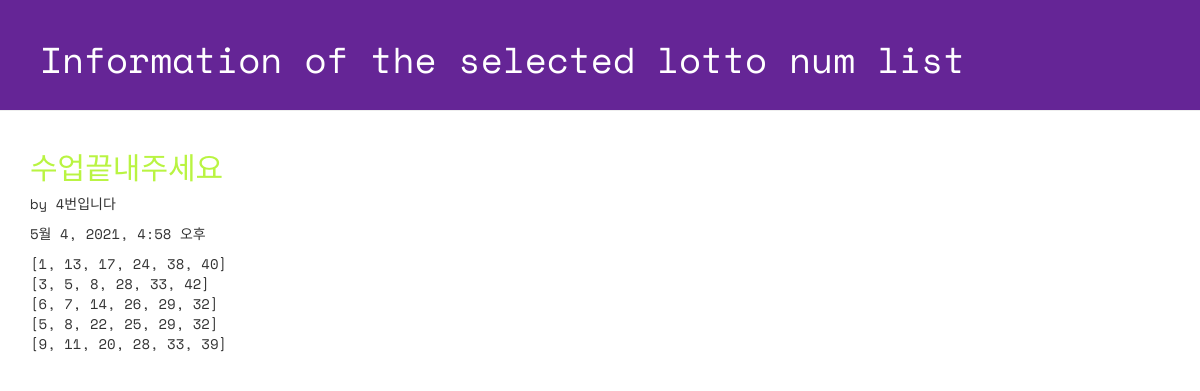
/lotto/4/detail/, run on the app's committed database.
### lotto/models.py (models this page shows, shortened)
class GuessNumbers(models.Model):
    name = models.CharField(max_length=24)
    text = models.CharField(max_length=255)
    lottos = models.CharField(max_length=255, default='[1, 2, 3, 4, 5, 6]')
    num_lottos = models.IntegerField(default=5)
    update_date = models.DateTimeField()

### lotto/views.py (the view)
# urls.py: path('lotto/<int:lottokey>/detail/', views.detail, name='detail'),
def detail(request, lottokey):
    lotto = GuessNumbers.objects.get(pk=lottokey)
    return render(request, 'lotto/detail.html', {'lotto':lotto})

### lotto/templates/lotto/detail.html (shortened to what this page needs)
<!DOCTYPE html>
{% load staticfiles %}
<html lang="ko">
<head>
 <link rel="stylesheet" href="//maxcdn.bootstrapcdn.com/bootstrap/3.2.0/css/bootstrap.min.css">
 <link rel="stylesheet" href="//maxcdn.bootstrapcdn.com/bootstrap/3.2.0/css/bootstrap-theme.min.css">
 <link rel="stylesheet" href="{% static 'css/lotto.css'%}">
</head>
<body>
  <div class="page-header">
  <h1>
    <a href="{% url 'index' %}" style="text-decoration: none; color: white;">
      Information of the selected lotto num list
    </a>
  </h1>
  </div>
 <div class="container lotto">
 <h2>{{ lotto.text }}</h2>
 <p> by {{ lotto.name }}</p>
 <p> {{ lotto.update_date }}</p>
 <p> {{ lotto.lottos | linebreaksbr }}</p>
 </div>
</body>
</html>

### lotto/static/css/lotto.css (style rules this page uses)
.page-header { background-color: #652596; margin-top: 0; padding: 20px 20px 20px 40px; font-family: 'Space Mono', monospace; }
.page-header h1 { color: #FFFFFF; }
.container { font-family: 'Space Mono', monospace; }
.container h2 { color: #B9F442; }

### data on the page
GuessNumbers: text "수업끝내주세요", name "4번입니다", update_date "5월 4, 2021, 4:58 오후", lottos "[1, 13, 17, 24, 38, 40] [3, 5, 8, 28, 33, 42] [6, 7, 14, 26, 29, 32] [5, 8, 22, 25, 29, 32] [9, 11, 20, 28, 33, 39]"
